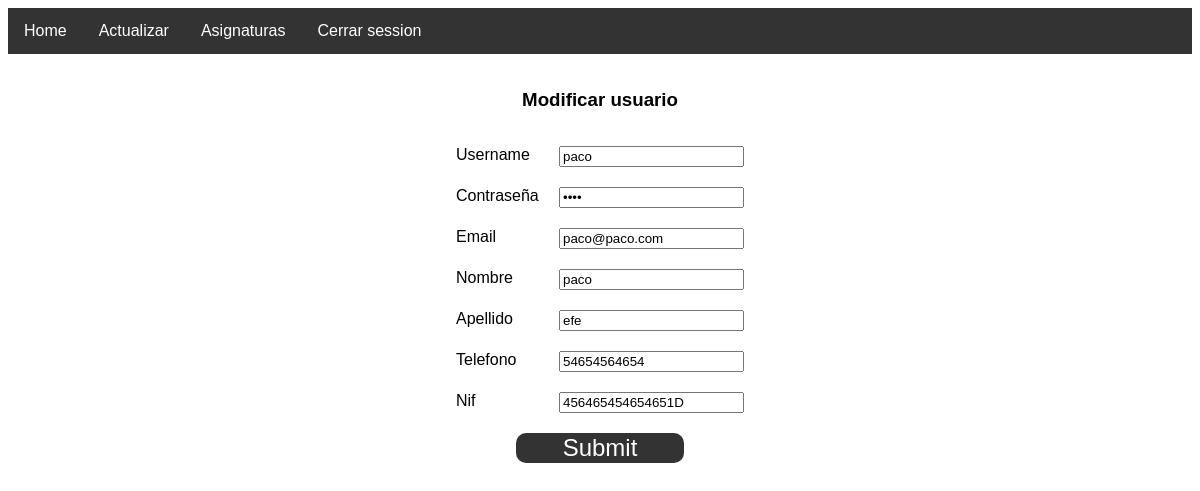
The app's page /mod.php (signed in) with its own data.
### tables this page shows
CREATE TABLE `users` (
  `id` int(11) NOT NULL,
  `username` varchar(255) NOT NULL,
  `pass` varchar(255) NOT NULL,
  `email` varchar(255) NOT NULL,
  `name` varchar(255) NOT NULL,
  `surname` varchar(255) NOT NULL,
  `telephone` varchar(255) NOT NULL,
  `nif` varchar(255) NOT NULL,
  `date_registered` date NOT NULL,
  `type` int(11) NOT NULL
);

### mod.php (the view, shortened to what this page needs)
<?php require_once 'conexion.php';
     $userId = $_SESSION['user'];
     $sql = "SELECT * FROM `phpcalendar`.users where id = $userId";
    $resultado = $db->query($sql);
        if($resultado->num_rows>0){
            while($row=$resultado->fetch_assoc()){
                $username = $row["username"];
                $pass = $row["pass"];
                $surname = $row["surname"];
                $email = $row["email"];
                $pass = $row["pass"];
                $telephone = $row["telephone"];
                $name = $row["name"];
                $nif = $row["nif"];
            }
        }
?>
<!DOCTYPE html>
<html lang="en">
<head>
    <link rel="stylesheet" href="./css/modificar.css" />
</head>
<body>
<body>
<?php
    require("menu.php");
?>
    <div id="login" class="container">
      <h3>Modificar usuario</h3>
      <form <?php echo $_SERVER['PHP_SELF']; ?> method="POST">
          <div class="input-container">
            <label for="username">Username</label>
            <input type="text" name="username" value= <?php echo "$username"?> required/>
          </div>
          <div class="input-container">
            <label for="pass">Contraseña</label>
            <input type="password" name="pass" value= <?php echo "$pass"?> required/>
          </div>
            <div class="input-container">
                <label for="email">Email</label>
                <input type="email" name="email"value= <?php echo "$email"?> required />
            </div>
            <div class="input-container">
                <label for="name">Nombre</label>
                <input type="text" name="name" value= <?php echo "$name"?> required/>
            </div>
            <div class="input-container">
                <label for="surname">Apellido</label>
                <input type="text" name="surname" value= <?php echo "$surname"?> required/>
            </div>
            <div class="input-container">
                <label for="telephone">Telefono</label>
                <input type="text" name="telephone" value= <?php echo "$telephone"?> required/>
            </div>
                <div class="input-container">
                    <label for="nif">Nif</label>
                    <input type="text" name="nif" value= <?php echo "$nif"?> required />
                </div>
            <input type="submit" name="submit" values="Registrar" class="btn-submit"/>
      </form>
  </body>
</body>
</html>

### css/modificar.css (style rules this page uses)
.container { display: flex; flex-direction: column; justify-content: center; align-items: center; margin: 10px; font-family: Arial, Helvetica; }
.container > h3 { margin: 25px; }
.container > form { display: flex; flex-direction: column; justify-content: center; align-items: center; }
.input-container { width: 18em; margin: 10px; display: flex; flex-direction: row; justify-content: space-between; }
.btn-submit { outline: none; border: none; width: 7em; font-size: 24px; background-color: #333333; border-radius: 10px; color: white; margin: 10px; }

### records on screen
users: username "paco", name "paco", surname "efe", telephone "54654564654", nif "456465454654651D"
